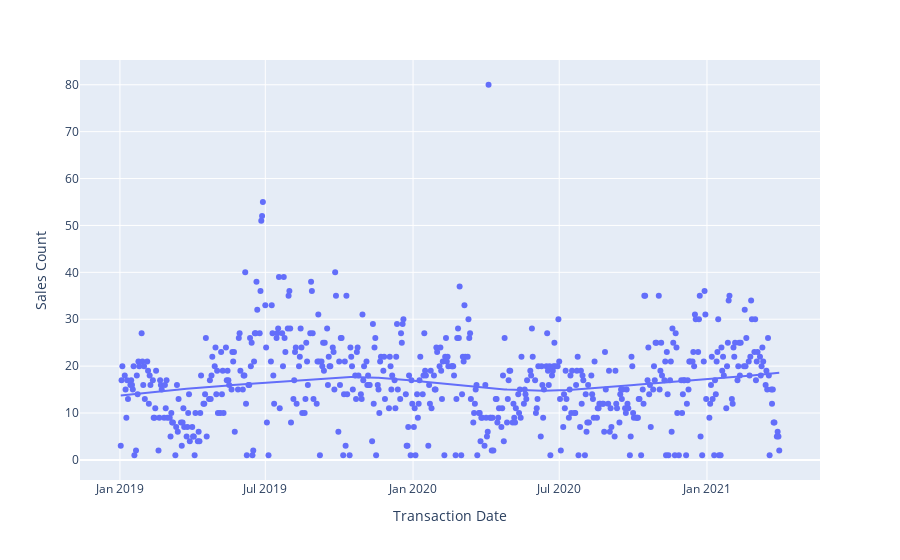

The notebook cell saved with this chart:
### Code cell
# let's graph the trendline for sales count
daily_sales_scatter = px.scatter(ny_dict_df['New York'].groupby(by='transaction_date').count(),y='type',  trendline="lowess").update_layout(yaxis_title="Sales Count", xaxis_title="Transaction Date")
daily_sales_scatter.show()

### Figure 1 — Plotly figure (JSON) as saved in the notebook; plotly's stock layout.template omitted (floating-point values rounded to 4 significant figures; data arrays with more than 128 entries replaced by an {"elided": "..."} marker saying what was removed)
{"data": [{"hovertemplate": "transaction_date=%{x}<br>type=%{y}<extra></extra>", "legendgroup": "", "marker": {"color": "#636efa", "symbol": "circle"}, "mode": "markers", "name": "", "orientation": "v", "showlegend": false, "type": "scatter", "x": {"elided": "599 str values"}, "xaxis": "x", "y": {"elided": "599 int values"}, "yaxis": "y"}, {"hovertemplate": "<b>LOWESS trendline</b><br><br>transaction_date=%{x}<br>type=%{y} <b>(trend)</b><extra></extra>", "legendgroup": "", "marker": {"color": "#636efa", "symbol": "circle"}, "mode": "lines", "name": "", "showlegend": false, "type": "scatter", "x": {"elided": "599 str values"}, "xaxis": "x", "y": {"elided": "599 float values"}, "yaxis": "y"}], "layout": {"legend": {"tracegroupgap": 0}, "margin": {"t": 60}, "xaxis": {"anchor": "y", "domain": [0, 1], "title": {"text": "Transaction Date"}}, "yaxis": {"anchor": "x", "domain": [0, 1], "title": {"text": "Sales Count"}}}}
